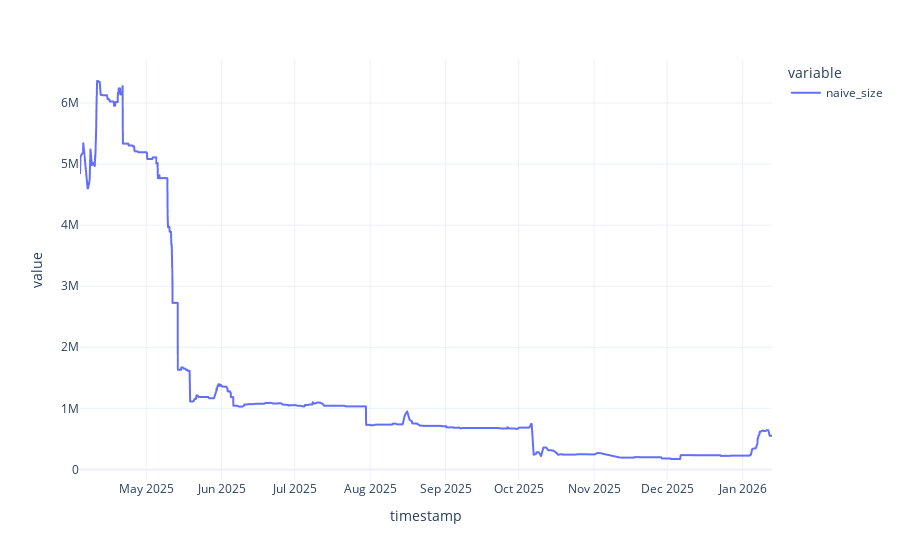

The cell this chart's notebook holds for it:
### Code cell
px.line(onchain_df['naive_size'])

### Figure 1 — Plotly figure (JSON) as saved in the notebook; plotly's stock layout.template omitted (floating-point values rounded to 4 significant figures; data arrays with more than 128 entries replaced by an {"elided": "..."} marker saying what was removed)
{"data": [{"hovertemplate": "variable=naive_size<br>timestamp=%{x}<br>value=%{y}<extra></extra>", "legendgroup": "naive_size", "line": {"color": "#636efa", "dash": "solid"}, "marker": {"symbol": "circle"}, "mode": "lines", "name": "naive_size", "showlegend": true, "type": "scattergl", "x": {"elided": "1890 str values"}, "xaxis": "x", "y": {"elided": "1890 float values"}, "yaxis": "y"}], "layout": {"legend": {"title": {"text": "variable"}, "tracegroupgap": 0}, "margin": {"t": 60}, "xaxis": {"anchor": "y", "domain": [0, 1], "title": {"text": "timestamp"}}, "yaxis": {"anchor": "x", "domain": [0, 1], "title": {"text": "value"}}}}
